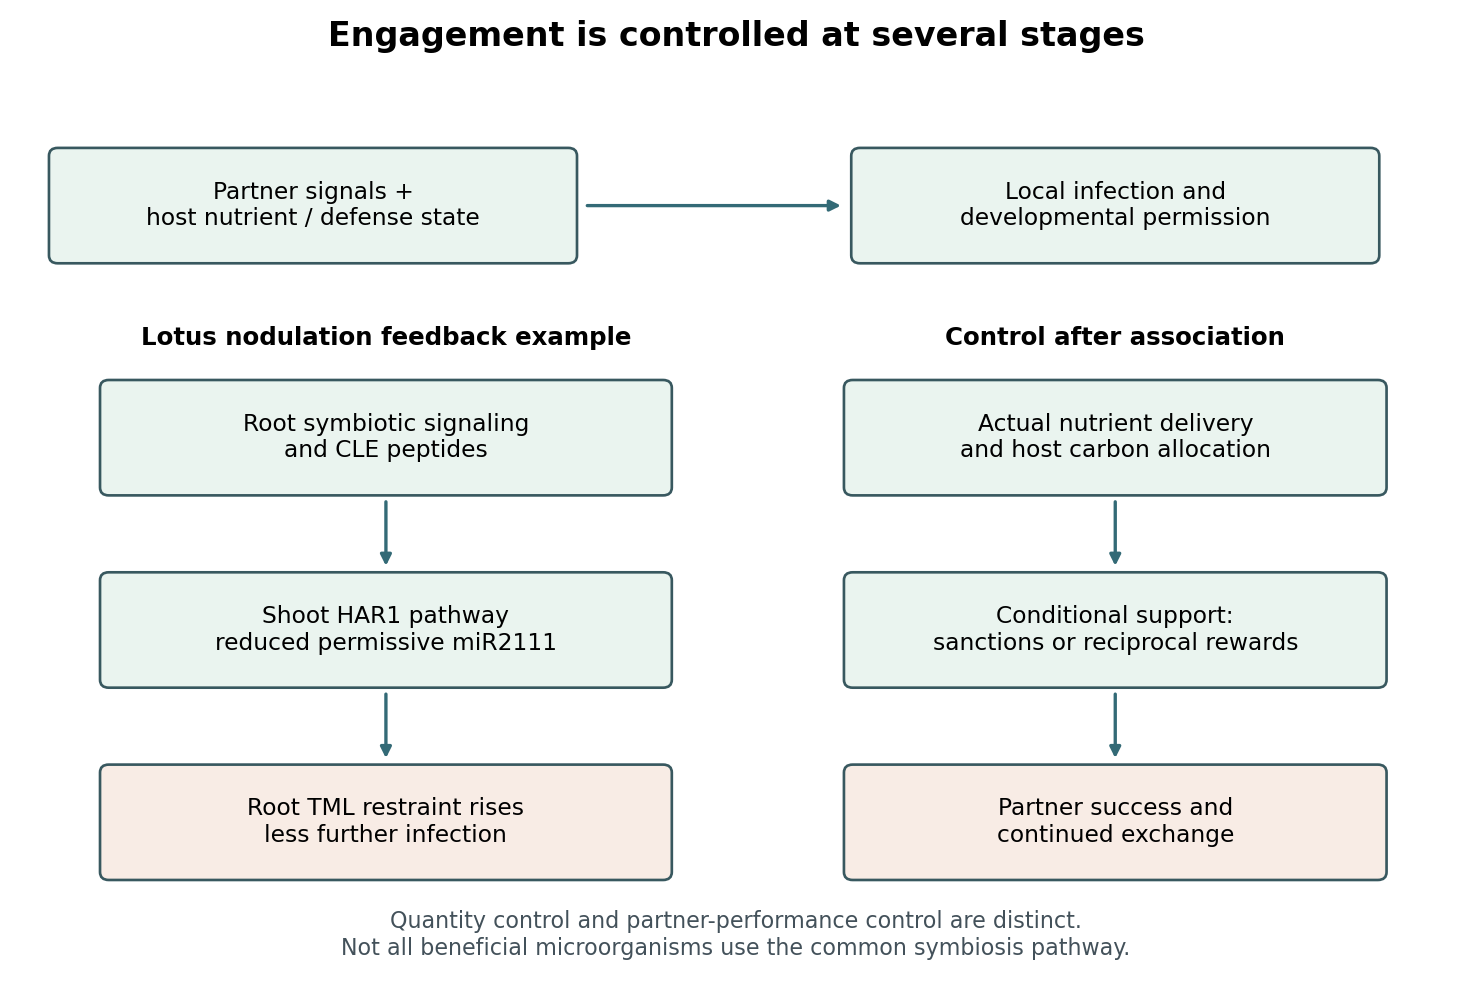

Write the Python code that produced this figure.
"""Original plant-symbiosis control schematic; Python 3.14 and matplotlib.

Write PNG to the current working directory, never beside this source by default.
"""
import matplotlib
matplotlib.use('Agg')
import matplotlib.pyplot as plt
from matplotlib.patches import FancyBboxPatch

fig, ax = plt.subplots(figsize=(9.2,6.3), layout='constrained')
fig.patch.set_facecolor('white')
ax.set(xlim=(0,10), ylim=(0,7.5))
ax.axis('off')

def box(x,y,text,w=3.0,h=0.75,color='#eaf4ef'):
    ax.add_patch(FancyBboxPatch((x-w/2,y-h/2),w,h,boxstyle='round,pad=0.06',facecolor=color,edgecolor='#38585f',lw=1.2))
    ax.text(x,y,text,ha='center',va='center',fontsize=10.5)

def arrow(a,b,label=None):
    ax.annotate('',xy=b,xytext=a,arrowprops={'arrowstyle':'-|>','lw':1.5,'color':'#336a76'})
    if label:
        ax.text((a[0]+b[0])/2+0.12,(a[1]+b[1])/2,label,va='center',fontsize=9)

ax.text(5,7.2,'Engagement is controlled at several stages',ha='center',fontsize=15,weight='bold')
box(2.1,6,'Partner signals +\nhost nutrient / defense state',w=3.5)
box(7.6,6,'Local infection and\ndevelopmental permission',w=3.5)
arrow((3.95,6),(5.75,6))
ax.text(2.6,4.95,'Lotus nodulation feedback example',ha='center',fontsize=11,weight='bold')
box(2.6,4.25,'Root symbiotic signaling\nand CLE peptides',w=3.8)
box(2.6,2.8,'Shoot HAR1 pathway\nreduced permissive miR2111',w=3.8)
box(2.6,1.35,'Root TML restraint rises\nless further infection',w=3.8,color='#f8ece5')
arrow((2.6,3.8),(2.6,3.25))
arrow((2.6,2.35),(2.6,1.8))
ax.text(7.6,4.95,'Control after association',ha='center',fontsize=11,weight='bold')
box(7.6,4.25,'Actual nutrient delivery\nand host carbon allocation',w=3.6)
box(7.6,2.8,'Conditional support:\nsanctions or reciprocal rewards',w=3.6)
box(7.6,1.35,'Partner success and\ncontinued exchange',w=3.6,color='#f8ece5')
arrow((7.6,3.8),(7.6,3.25))
arrow((7.6,2.35),(7.6,1.8))
ax.text(5,0.35,'Quantity control and partner-performance control are distinct.\nNot all beneficial microorganisms use the common symbiosis pathway.',ha='center',fontsize=10,color='#43515a')
fig.savefig('paper-plm1-symbiosis-feedback.png',dpi=160,facecolor='white')
plt.close(fig)
